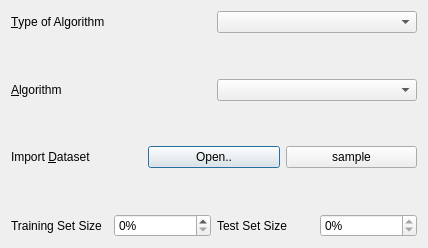
<?xml version="1.0" encoding="UTF-8"?>
<ui version="4.0">
 <class>PredIt</class>
 <widget class="QDialog" name="PredIt">
  <property name="geometry">
   <rect>
    <x>0</x>
    <y>0</y>
    <width>428</width>
    <height>248</height>
   </rect>
  </property>
  <property name="minimumSize">
   <size>
    <width>428</width>
    <height>248</height>
   </size>
  </property>
  <property name="maximumSize">
   <size>
    <width>428</width>
    <height>248</height>
   </size>
  </property>
  <property name="windowTitle">
   <string>PredIt</string>
  </property>
  <layout class="QGridLayout" name="gridLayout_5">
   <item row="1" column="0">
    <spacer name="verticalSpacer">
     <property name="orientation">
      <enum>Qt::Vertical</enum>
     </property>
     <property name="sizeHint" stdset="0">
      <size>
       <width>20</width>
       <height>40</height>
      </size>
     </property>
    </spacer>
   </item>
   <item row="3" column="0">
    <spacer name="verticalSpacer_2">
     <property name="orientation">
      <enum>Qt::Vertical</enum>
     </property>
     <property name="sizeHint" stdset="0">
      <size>
       <width>20</width>
       <height>40</height>
      </size>
     </property>
    </spacer>
   </item>
   <item row="0" column="0">
    <layout class="QGridLayout" name="gridLayout">
     <item row="0" column="0">
      <widget class="QLabel" name="label">
       <property name="text">
        <string>&amp;Type of Algorithm</string>
       </property>
       <property name="buddy">
        <cstring>algo_type</cstring>
       </property>
      </widget>
     </item>
     <item row="0" column="1">
      <widget class="QComboBox" name="algo_type"/>
     </item>
    </layout>
   </item>
   <item row="2" column="0">
    <layout class="QGridLayout" name="gridLayout_2">
     <item row="0" column="0">
      <widget class="QLabel" name="label_2">
       <property name="text">
        <string>&amp;Algorithm</string>
       </property>
       <property name="buddy">
        <cstring>algo</cstring>
       </property>
      </widget>
     </item>
     <item row="0" column="1">
      <widget class="QComboBox" name="algo"/>
     </item>
    </layout>
   </item>
   <item row="4" column="0">
    <layout class="QGridLayout" name="gridLayout_3">
     <item row="0" column="0">
      <widget class="QLabel" name="label_3">
       <property name="text">
        <string>Import &amp;Dataset</string>
       </property>
       <property name="buddy">
        <cstring>openpushButton</cstring>
       </property>
      </widget>
     </item>
     <item row="0" column="1">
      <widget class="QPushButton" name="openpushButton">
       <property name="text">
        <string>Open..</string>
       </property>
      </widget>
     </item>
     <item row="0" column="2">
      <widget class="QPushButton" name="viewpushButton">
       <property name="enabled">
        <bool>true</bool>
       </property>
       <property name="text">
        <string>sample</string>
       </property>
      </widget>
     </item>
    </layout>
   </item>
   <item row="6" column="0">
    <layout class="QGridLayout" name="gridLayout_4">
     <item row="0" column="0">
      <widget class="QLabel" name="label_4">
       <property name="text">
        <string>Training Set Size</string>
       </property>
      </widget>
     </item>
     <item row="0" column="1">
      <layout class="QHBoxLayout" name="horizontalLayout">
       <item>
        <widget class="QSpinBox" name="trainspinBox">
         <property name="suffix">
          <string>%</string>
         </property>
        </widget>
       </item>
      </layout>
     </item>
     <item row="0" column="2">
      <widget class="QLabel" name="label_5">
       <property name="text">
        <string>Test Set Size</string>
       </property>
      </widget>
     </item>
     <item row="0" column="3">
      <layout class="QHBoxLayout" name="horizontalLayout_2">
       <item>
        <widget class="QSpinBox" name="testSpinBox">
         <property name="enabled">
          <bool>true</bool>
         </property>
         <property name="readOnly">
          <bool>true</bool>
         </property>
         <property name="suffix">
          <string>%</string>
         </property>
        </widget>
       </item>
      </layout>
     </item>
    </layout>
   </item>
   <item row="5" column="0">
    <spacer name="verticalSpacer_3">
     <property name="orientation">
      <enum>Qt::Vertical</enum>
     </property>
     <property name="sizeHint" stdset="0">
      <size>
       <width>20</width>
       <height>40</height>
      </size>
     </property>
    </spacer>
   </item>
  </layout>
 </widget>
 <tabstops>
  <tabstop>algo_type</tabstop>
  <tabstop>algo</tabstop>
  <tabstop>openpushButton</tabstop>
  <tabstop>viewpushButton</tabstop>
  <tabstop>trainspinBox</tabstop>
 </tabstops>
 <resources/>
 <connections/>
</ui>
